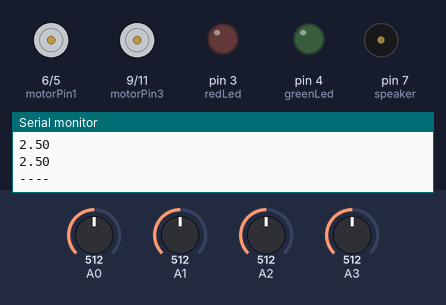
The sketch below on a simulated Arduino Uno, built with avr-gcc and run on an emulated ATmega328P. On the bench: motor-driver pin pairs drawn as motors (green arrow = first pin HIGH = forward, orange = second pin HIGH = backward, longer = more drive), output pins drawn as LEDs (lit = HIGH), buzzer (waves = sounding), the last lines printed to the serial monitor. The inputs (shaded band) are chosen by the test bench; at power-on: A0 = 512, A1 = 512, A2 = 512, A3 = 512.

Above: at 1.4 s.
1.5 s: A0 set to 636
3.0 s: A0 set to 661
At 3.8 s:
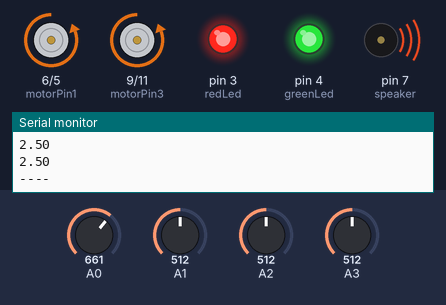
4.5 s: A0 set to 306
At 5.4 s:
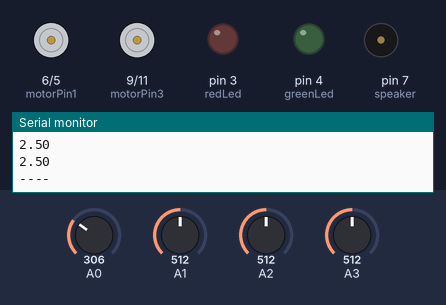
6.3 s: A1 set to 646
7.8 s: A1 set to 670
At 8.1 s:
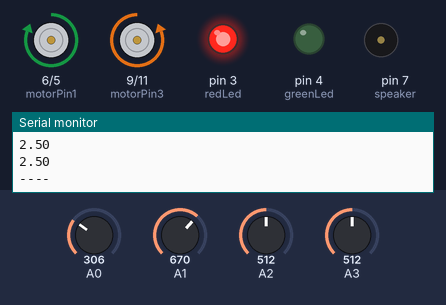
9.3 s: A2 set to 648
10.8 s: A2 set to 664
At 12.0 s:
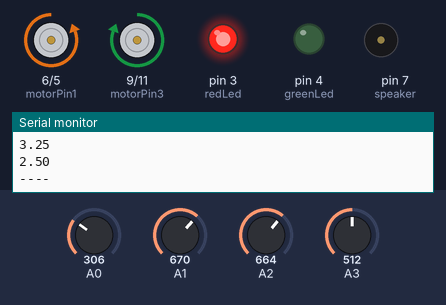
Timing chart, 0 to 13.3 s (numbered marks = the images above; inputs shaded):
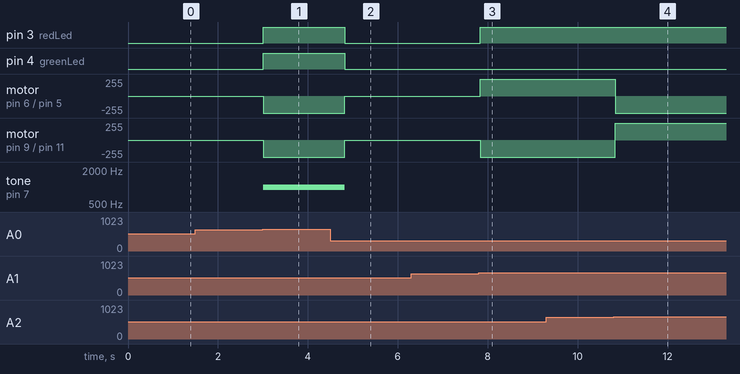

The sketch:

robottelefono.ino
```cpp
/*        ~~~ ROBOT Con MOTORES ESPEJO ~~~
                   avoid obstacles
Information at: https://github.com/tony1254/ardruinos/tree/master/robottelefono
by Luis Garcia cby@hotmail.es
Project date: 06/06/2015 / Version: 1.0 / updated 06/06/2015
*/
// Entradas


// L293 pins
const int motorPin1  = 6; // Pin  2 of L293
const int motorPin2  = 5; // Pin  7 of L293
const int motorPin3  = 9;  // Pin 10 of L293
const int motorPin4  = 11;  // Pin 14 of L293
//Lights
const int redLed   = 3;
const int greenLed = 4;
//Speaker
const int speaker  = 7;
//Variables
int  distance;
long previousMillis = 0; // Use it to make a red led blink without delay() ! ;)
int  ledState = LOW;      // ledState to LOW.
int var = 0;
long interval = 500;    // interval at which to blink (milliseconds), change it if you want!
unsigned long currentMillis;

void setup(){
    Serial.begin(9600);
    // Set pins as outputs:
    pinMode(motorPin1, OUTPUT);
    pinMode(motorPin2, OUTPUT);
    pinMode(motorPin3, OUTPUT);
    pinMode(motorPin4, OUTPUT);
    pinMode(redLed, OUTPUT);
    pinMode(greenLed, OUTPUT);
     //Pines de entrada
/*  pinMode(arriba, INPUT); // Set our input pins as such
  pinMode(abajo, INPUT);
  pinMode(izquirda, INPUT);
  pinMode(drecha, INPUT);*/
}
void loop(){
    int sensorValue = analogRead(A0);
    // Convert the analog reading (which goes from 0 - 1023) to a voltage (0 - 5V):
  float   Q1 = sensorValue * (5.0 / 1023.0);
     sensorValue = analogRead(A1);
  float    Q2 = sensorValue * (5.0 / 1023.0);
     sensorValue = analogRead(A2);
 float     Q3 = sensorValue * (5.0 / 1023.0);
     sensorValue = analogRead(A3);
 float     Q4 = sensorValue * (5.0 / 1023.0);
  // print out the value you read:
    Serial.println("----");
  Serial.println(Q1);
  Serial.println(Q2);
  Serial.println(Q3);
  Serial.println(Q4);
       Serial.println("----");

    //If object detected < 20 cm, slow down
    /*if (distance >=5 && distance < 20){
       analogWrite(motorPin1, 180);
       analogWrite(motorPin2, 0);
       analogWrite(motorPin3, 180);
       analogWrite(motorPin4, 0);
       // The following code will make red led to blink without dalay() function
       currentMillis = millis();
       if(currentMillis - previousMillis > interval) {
         // save the last time you blinked the LED
         previousMillis = currentMillis;
         // if the LED is off turn it on and vice-versa:
         if (ledState == LOW){
             ledState = HIGH;
             tone(speaker, 500); //Speaker on
         }
         else{
             ledState = LOW;
             noTone(speaker); //Speaker off
         }
         // set the LED with the ledState of the variable:
         digitalWrite(redLed, ledState);
       }
//      *************************************************************************
       digitalWrite(greenLed, LOW);
    }*/

//ADELANTE
 if (Q1<3.20 && Q2<3.20 && Q3>3.20 && Q4<3.20){
      analogWrite(motorPin1, 255);
       analogWrite(motorPin2, 0);
       analogWrite(motorPin3, 255);
       analogWrite(motorPin4, 0);
       digitalWrite(redLed, LOW);
       digitalWrite(greenLed, HIGH);
       noTone(speaker); //Speaker off
    }
//DERECHA
     else if (Q1<3.20 && Q2>3.20 && Q3>3.20 && Q4<3.20){
       analogWrite(motorPin1, 0);
       analogWrite(motorPin2, 255);
       analogWrite(motorPin3, 255);
       analogWrite(motorPin4, 0);
       digitalWrite(redLed, HIGH);
       digitalWrite(greenLed, LOW);
 noTone(speaker); //Speaker off
    }
//IZQUIERDA
        else if (Q1<3.20 && Q2>3.20 && Q3<3.20 && Q4<3.20){
       analogWrite(motorPin1, 255);
       analogWrite(motorPin2, 0);
       analogWrite(motorPin3, 0);
       analogWrite(motorPin4, 255);
       digitalWrite(redLed, HIGH);
       digitalWrite(greenLed, LOW);
 noTone(speaker); //Speaker off

    }

//ATRAS
    else if (Q1>3.20 && Q2<3.20 && Q3<3.20 && Q4<3.20){
       analogWrite(motorPin1, 0);
       analogWrite(motorPin2, 255);
       analogWrite(motorPin3, 0);
       analogWrite(motorPin4, 255);
       digitalWrite(redLed, HIGH);
       digitalWrite(greenLed, HIGH);
      tone(speaker, 1000);  //Speaker on
     }
//ALTO
else {
       analogWrite(motorPin1, 0);
       analogWrite(motorPin2, 0);
       analogWrite(motorPin3, 0);
       analogWrite(motorPin4, 0);
       digitalWrite(redLed, LOW);
       digitalWrite(greenLed, LOW);
 noTone(speaker); //Speaker off
    }
    delay(600);
}
```

Measured:
- the behaviour switches between 654 and 655 on A0 (found by bisection; images 0 and 1)
- the behaviour switches between 654 and 655 on A1 (found by bisection; images 2 and 3)
- the behaviour switches between 654 and 655 on A2 (found by bisection; images 3 and 4)
- after the input at 3.0 s, pin 3 (redLed), pin 4 (greenLed): LOW → HIGH at once; motor on pin 6 (motorPin1) / pin 5 (motorPin2), motor on pin 9 (motorPin3) / pin 11 (motorPin4): stopped → backward 255/255 at once; tone on pin 7 (speaker): silent → 1000 Hz at once
- after the input at 4.5 s, pin 3 (redLed), pin 4 (greenLed): HIGH → LOW after 0.32 s; motor on pin 6 (motorPin1) / pin 5 (motorPin2), motor on pin 9 (motorPin3) / pin 11 (motorPin4): backward 255/255 → stopped after 0.32 s; tone on pin 7 (speaker): 1000 Hz → silent after 0.32 s
- after the input at 7.8 s, pin 3 (redLed): LOW → HIGH at once; motor on pin 6 (motorPin1) / pin 5 (motorPin2): stopped → forward 255/255 at once; motor on pin 9 (motorPin3) / pin 11 (motorPin4): stopped → backward 255/255 at once
- after the input at 10.8 s, motor on pin 6 (motorPin1) / pin 5 (motorPin2): forward 255/255 → backward 255/255 at once; motor on pin 9 (motorPin3) / pin 11 (motorPin4): backward 255/255 → forward 255/255 at once
